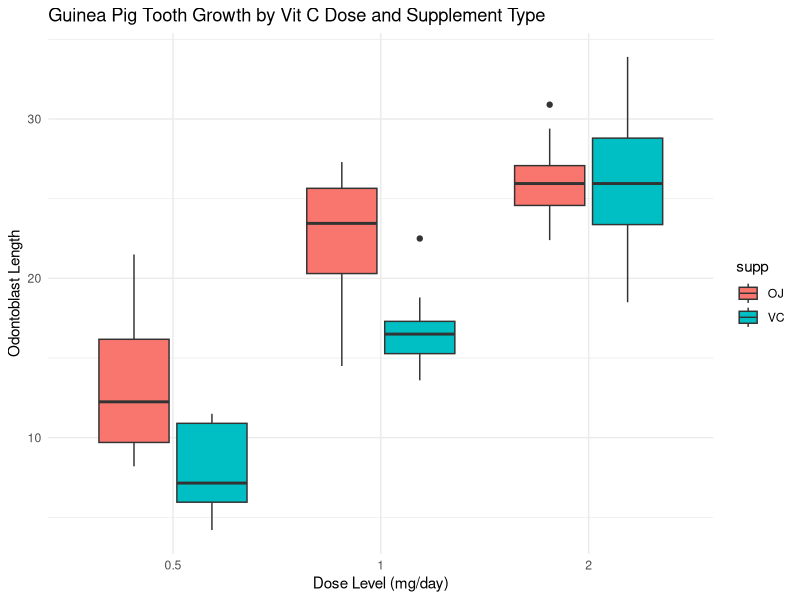

This chart was generated by the following R code:
## ---- chunk 1
library(datasets)
library(data.table)
library(ggplot2)
library(knitr)
library(dplyr)
library(tidyr)
opts_chunk$set(echo=TRUE)
## ---- chunk 2

data("ToothGrowth")
head(ToothGrowth)
summary(ToothGrowth)
## ---- chunk 3

ToothGrowth$dose <- as.factor(ToothGrowth$dose)
ggplot(ToothGrowth, aes(x = dose, y = len, fill = supp)) +
  geom_boxplot() +
  labs(title = "Guinea Pig Tooth Growth by Vit C Dose and Supplement Type",
       x = "Dose Level (mg/day)",
       y = "Odontoblast Length") +
  theme_minimal()

## ---- chunk 4

ttest_deliver <- t.test(len ~ supp, data=ToothGrowth, var.equal=FALSE)

ttest_deliver$p.value
ttest_deliver$conf.int

## ---- chunk 5
dose_0510 <- subset(ToothGrowth, dose %in% c(.5, 1.0))
ttest_dose0510 <- t.test(len ~ dose, data = dose_0510, var.equal = FALSE)

ttest_dose0510$p.value
ttest_dose0510$conf.int
## ---- chunk 6
dose_0520 <- subset(ToothGrowth, dose %in% c(.5, 2.0))
ttest_dose0520 <- t.test(len ~ dose, data = dose_0520, var.equal = FALSE)

ttest_dose0520$p.value
ttest_dose0520$conf.int
## ---- chunk 7
dose_05 <- subset(ToothGrowth, dose %in% c(.5))
ttest_dose05 <- t.test(len ~ supp, data = dose_05, var.equal = FALSE)

ttest_dose05$p.value
ttest_dose05$conf.int
## ---- chunk 8
dose_10 <- subset(ToothGrowth, dose %in% c(1.0))
ttest_dose10 <- t.test(len ~ supp, data = dose_10, var.equal = FALSE)

ttest_dose10$p.value
ttest_dose10$conf.int
## ---- chunk 9
dose_20 <- subset(ToothGrowth, dose %in% c(2.0))
ttest_dose20 <- t.test(len ~ supp, data = dose_20, var.equal = FALSE)

ttest_dose20$p.value
ttest_dose20$conf.int
